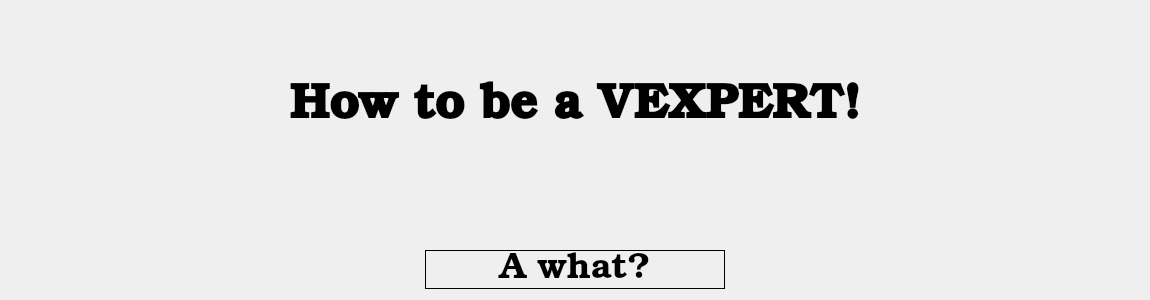
<?xml version="1.0" encoding="UTF-8"?>
<ui version="4.0">
 <class>Title</class>
 <widget class="QWidget" name="Title">
  <property name="geometry">
   <rect>
    <x>0</x>
    <y>0</y>
    <width>1150</width>
    <height>300</height>
   </rect>
  </property>
  <property name="sizePolicy">
   <sizepolicy hsizetype="Fixed" vsizetype="Preferred">
    <horstretch>0</horstretch>
    <verstretch>0</verstretch>
   </sizepolicy>
  </property>
  <property name="windowTitle">
   <string>Form</string>
  </property>
  <layout class="QVBoxLayout" name="verticalLayout">
   <item>
    <widget class="FlagStrip" name="flagStrip1" native="true">
     <property name="sizePolicy">
      <sizepolicy hsizetype="Minimum" vsizetype="Preferred">
       <horstretch>0</horstretch>
       <verstretch>0</verstretch>
      </sizepolicy>
     </property>
    </widget>
   </item>
   <item>
    <widget class="QLabel" name="label">
     <property name="font">
      <font>
       <family>Bookman Old Style</family>
       <pointsize>36</pointsize>
       <italic>false</italic>
       <bold>true</bold>
      </font>
     </property>
     <property name="styleSheet">
      <string notr="true">font: 600 36pt &quot;Bookman Old Style&quot;;
color: black;</string>
     </property>
     <property name="text">
      <string>How to be a VEXPERT!</string>
     </property>
     <property name="alignment">
      <set>Qt::AlignCenter</set>
     </property>
    </widget>
   </item>
   <item>
    <spacer name="verticalSpacer_2">
     <property name="orientation">
      <enum>Qt::Vertical</enum>
     </property>
     <property name="sizeType">
      <enum>QSizePolicy::Maximum</enum>
     </property>
     <property name="sizeHint" stdset="0">
      <size>
       <width>20</width>
       <height>40</height>
      </size>
     </property>
    </spacer>
   </item>
   <item>
    <widget class="FlagStrip" name="flagStrip2" native="true">
     <property name="sizePolicy">
      <sizepolicy hsizetype="Minimum" vsizetype="Preferred">
       <horstretch>0</horstretch>
       <verstretch>0</verstretch>
      </sizepolicy>
     </property>
    </widget>
   </item>
   <item>
    <layout class="QHBoxLayout" name="horizontalLayout">
     <item>
      <widget class="QPushButton" name="pushButton">
       <property name="sizePolicy">
        <sizepolicy hsizetype="Expanding" vsizetype="Fixed">
         <horstretch>0</horstretch>
         <verstretch>0</verstretch>
        </sizepolicy>
       </property>
       <property name="maximumSize">
        <size>
         <width>300</width>
         <height>16777215</height>
        </size>
       </property>
       <property name="font">
        <font>
         <family>Bookman Old Style</family>
         <pointsize>27</pointsize>
         <italic>false</italic>
         <bold>false</bold>
        </font>
       </property>
       <property name="styleSheet">
        <string notr="true">font: 500 27pt &quot;Bookman Old Style&quot;;
color: black;
background-color: transparent;
border: 1px solid black;
</string>
       </property>
       <property name="text">
        <string>A what?</string>
       </property>
       <property name="flat">
        <bool>true</bool>
       </property>
      </widget>
     </item>
    </layout>
   </item>
  </layout>
 </widget>
 <customwidgets>
  <customwidget>
   <class>FlagStrip</class>
   <extends>QWidget</extends>
   <header>flagstrip.h</header>
   <container>1</container>
  </customwidget>
 </customwidgets>
 <resources/>
 <connections/>
</ui>
